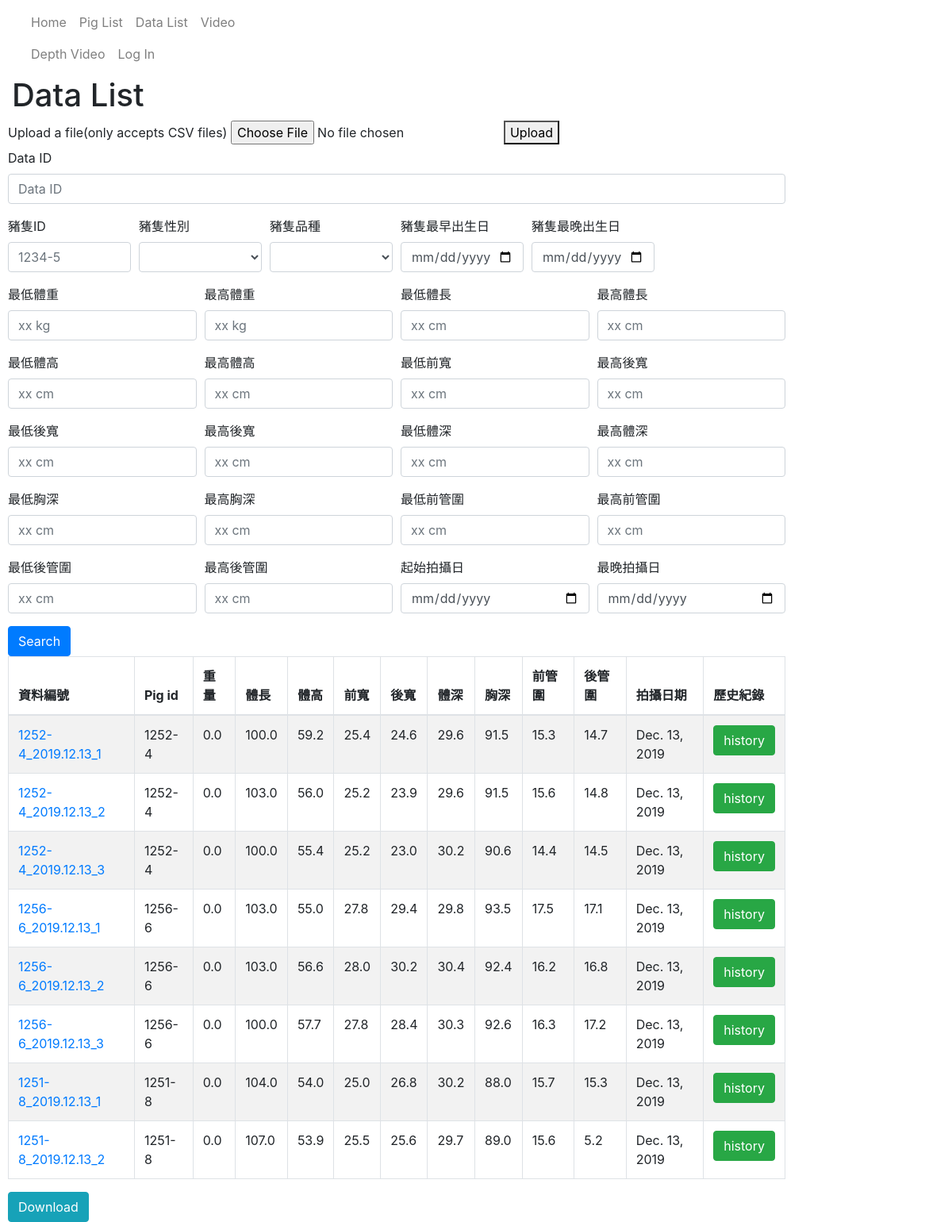
Before: /catalog/datas/ with the older database file.
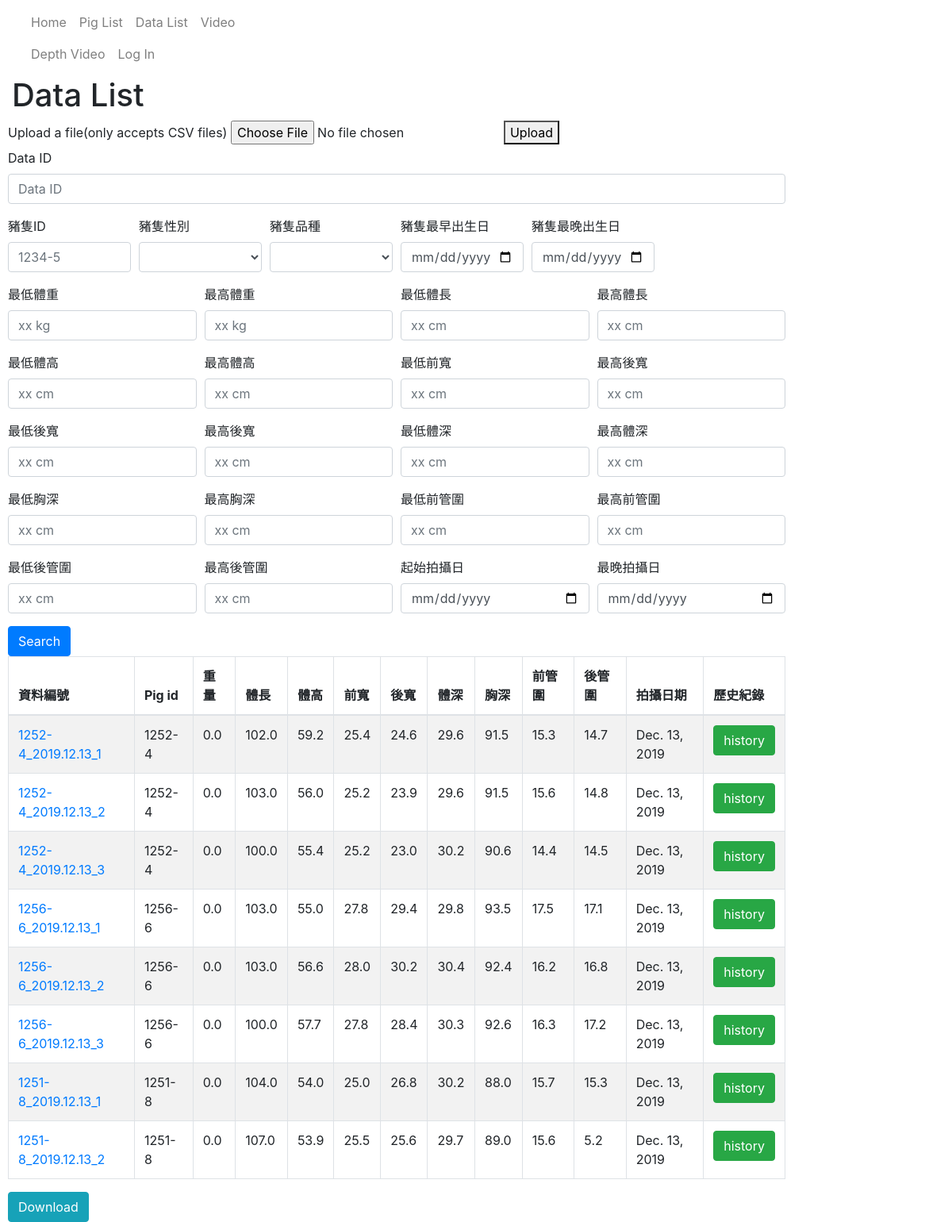
After: the same page with the newer database file.
### catalog/models.py (models this page shows, shortened)
class Data(models.Model):
    data_id = models.CharField(primary_key=True, max_length=20)
    pig_id = models.ForeignKey('Pig', on_delete=models.SET_NULL, null=True)
    weight = models.FloatField(help_text='Input weight in kg.')
    length = models.FloatField(help_text='Input body length in cm.')
    height = models.FloatField(help_text='Input height in cm.')
    front_width = models.FloatField(help_text='Input front width in cm.')
    back_width = models.FloatField(help_text='Input back width in cm.')
    depth = models.FloatField(help_text='Input body depth in cm.')
    chest = models.FloatField(help_text='Input chest in cm.')
    front_cannon_circumference = models.FloatField(help_text='Input front cannon circumference in cm.' )
    back_cannon_circumference = models.FloatField(help_text='Input front cannon circumference in cm.' )
    date = models.DateField(help_text='Input measuring date.')

class Pig(models.Model):
    pig_id = models.CharField(max_length=20,primary_key=True, help_text='Input birth year(XX) + ear tag')
    birth = models.DateField(null=True, blank=True)
    gender = models.CharField(max_length=100,null=True, blank=True)
    dad_id = models.CharField(max_length=100,null=True, blank=True)
    mom_id = models.CharField(max_length=100,null=True, blank=True)
    breed_choice = [
        ('L', 'Landrace'),
        ('Y', 'Yorkshire'),
        ('D', 'Duroc'),
    ]
    breed = models.CharField(max_length=10, choices = breed_choice, help_text='Pig\'s breed')
    registration_number = models.CharField(max_length=6, null = True, blank=True)
    def __str__(self):
        return self.pig_id

### catalog/views.py (the view)
# urls.py: path('datas/', views.DataListView, name='datas'),
def DataListView(request):
    model = Data
    fields = ['data_id', 'pig_id', 'weight', 'length', 'height', 'front_width', 'back_width', 'depth',
              'chest', 'front_cannon_circumference', 'back_cannon_circumference', 'date']
    model_history = Data_history
    template = 'data_list.html'
    foreignkey = 'pig_id'
    foreignkeyfields = ['pig_id', 'gender', 'breed', 'birth']
    foreignkey_model = Pig
    if request.method == 'GET':
        qs = listfilter(request,model,fields)
        qs = foreignfilter(request, foreignkey, foreignkeyfields, qs)
        context = {'list':qs}
        return render(request,template,context)
    elif request.method == 'POST':
        upload_csv(request, model, fields, model_history, foreignkey=foreignkey, foreignkey_model=foreignkey_model)
        qs = listfilter(request,model,fields)
        qs = foreignfilter(request, foreignkey, foreignkeyfields, qs)
        context = {'list':qs}
        return render(request,template,context)

### catalog/views.py (called while the page is built)
def is_valid_queryparam(param):
    return (param != '' and param is not None)

def listfilter(request, model, fields):
    global qs
    qs = model.objects.all()
    for field in fields:
        param = request.GET.get(field)
        if is_valid_queryparam(param):
            qs = qs.filter(**{field:param})
        else:
            param_up_down = ['_min', '_max']
            field_up_down = ['__gte', '__lt']
            for i in range(2):
                param_range = str(field) + str(param_up_down[i])
                field_range = str(field) + str(field_up_down[i])
                param = request.GET.get(param_range)
                if is_valid_queryparam(param):
                    qs = qs.filter(**{field_range:param})
    return qs

### catalog/templates/data_list.html (shortened to what the changed rows need)
{% extends "base_generic.html" %}
{% block content %}
  	<h1>Data List</h1>
	<form method="GET" action=".">
		<table class="table table-bordered table-striped">
			<thead>
				<tr class="row100 head">
					<th class="cell100 column1">資料編號</th>
					<th class="cell100 column2">Pig id</th>
					<th class="cell100 column3">重量</th>
					<th class="cell100 column4">體長</th>
					<th class="cell100 column5">體高</th>
					<th class="cell100 column6">前寬</th>
					<th class="cell100 column7">後寬</th>
					<th class="cell100 column8">體深</th>
					<th class="cell100 column9">胸深</th>
					<th class="cell100 column10">前管圍</th>
					<th class="cell100 column11">後管圍</th>
					<th class="cell100 column12">拍攝日期</th>
					<th class="cell100 column15">歷史紀錄</th>
				</tr>
			</thead>
			<tbody>
				{% if list %}
				{% for data in list %}
				<tr>
					<td><a href="{% url 'data-detail' data.pk %}">{{ data.data_id }}</a></td>
					<td><a href="{% url 'pig-detail' data.pig_id.pk %}"></a>{{ data.pig_id }}</td>
					<td>{{ data.weight }}</td>
					<td>{{ data.length }}</td>
					<td>{{ data.height }}</td>
					<td>{{ data.front_width }}</td>
					<td>{{ data.back_width }}</td>
					<td>{{ data.depth }}</td>
					<td>{{ data.chest }}</td>
					<td>{{ data.front_cannon_circumference }}</td>
					<td>{{ data.back_cannon_circumference }}</td>
					<td>{{ data.date }}</td>
					<td><a href="{% url 'data-history' data.pk %}" class="btn btn-success">history</a></td>
				</tr>
				{% endfor %}
				{% else %}
				<tr>
					<td>There are no data in the library.</td>
				</tr>
				{% endif %}
			</tbody>
		</table>
	</form>
{% endblock %}

Changed rows visible on the page:
changed Data "1252-4_2019.12.13_1": length "100.0" → "102.0"
